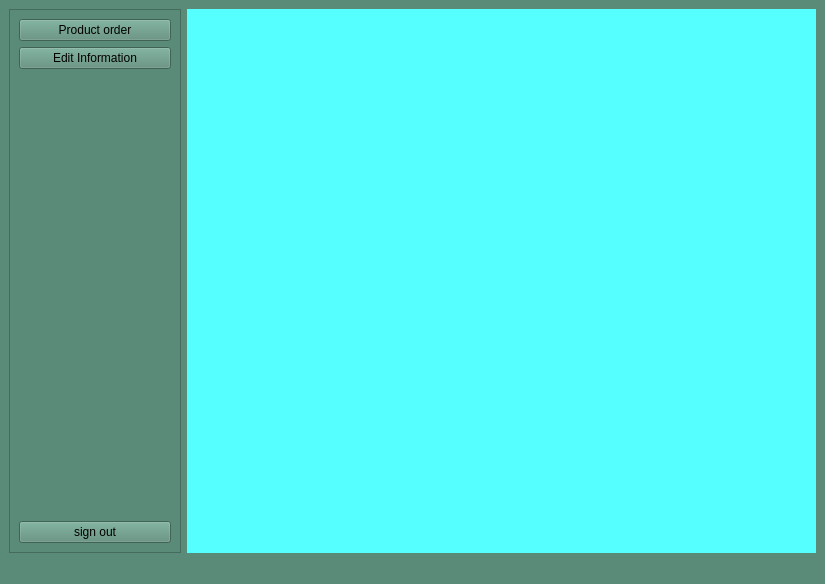
<?xml version="1.0" encoding="UTF-8"?>
<ui version="4.0">
 <class>customer_page</class>
 <widget class="QMainWindow" name="customer_page">
  <property name="geometry">
   <rect>
    <x>0</x>
    <y>0</y>
    <width>825</width>
    <height>584</height>
   </rect>
  </property>
  <property name="minimumSize">
   <size>
    <width>450</width>
    <height>550</height>
   </size>
  </property>
  <property name="windowTitle">
   <string>MainWindow</string>
  </property>
  <property name="styleSheet">
   <string notr="true">background-color: rgb(89, 139, 120);</string>
  </property>
  <widget class="QWidget" name="centralwidget">
   <layout class="QHBoxLayout" name="horizontalLayout" stretch="3,11">
    <item>
     <widget class="QFrame" name="frame">
      <property name="frameShape">
       <enum>QFrame::StyledPanel</enum>
      </property>
      <property name="frameShadow">
       <enum>QFrame::Raised</enum>
      </property>
      <layout class="QFormLayout" name="formLayout">
       <item row="3" column="0" colspan="2">
        <widget class="QPushButton" name="pushButton_3">
         <property name="text">
          <string>sign out</string>
         </property>
        </widget>
       </item>
       <item row="1" column="0" colspan="2">
        <widget class="QPushButton" name="pushButton_2">
         <property name="text">
          <string>Edit Information</string>
         </property>
        </widget>
       </item>
       <item row="0" column="0" colspan="2">
        <widget class="QPushButton" name="pushButton">
         <property name="text">
          <string>Product order</string>
         </property>
        </widget>
       </item>
       <item row="2" column="0" colspan="2">
        <spacer name="verticalSpacer">
         <property name="orientation">
          <enum>Qt::Vertical</enum>
         </property>
         <property name="sizeHint" stdset="0">
          <size>
           <width>20</width>
           <height>40</height>
          </size>
         </property>
        </spacer>
       </item>
      </layout>
     </widget>
    </item>
    <item>
     <widget class="QStackedWidget" name="stackedWidget">
      <property name="styleSheet">
       <string notr="true">background-color: rgb(85, 255, 255);</string>
      </property>
      <widget class="QWidget" name="page"/>
      <widget class="QWidget" name="page_2"/>
     </widget>
    </item>
   </layout>
  </widget>
  <widget class="QMenuBar" name="menubar">
   <property name="geometry">
    <rect>
     <x>0</x>
     <y>0</y>
     <width>825</width>
     <height>21</height>
    </rect>
   </property>
  </widget>
  <widget class="QStatusBar" name="statusbar"/>
 </widget>
 <resources/>
 <connections/>
</ui>
